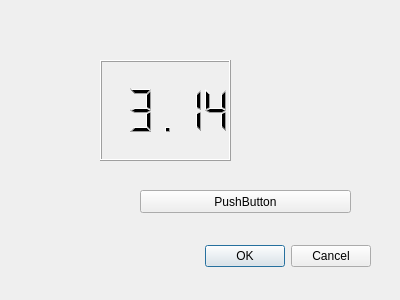
<?xml version="1.0" encoding="UTF-8"?>
<ui version="4.0">
 <class>Dialog</class>
 <widget class="QDialog" name="Dialog">
  <property name="geometry">
   <rect>
    <x>0</x>
    <y>0</y>
    <width>400</width>
    <height>300</height>
   </rect>
  </property>
  <property name="windowTitle">
   <string>Dialog</string>
  </property>
  <widget class="QDialogButtonBox" name="buttonBox">
   <property name="geometry">
    <rect>
     <x>30</x>
     <y>240</y>
     <width>341</width>
     <height>32</height>
    </rect>
   </property>
   <property name="orientation">
    <enum>Qt::Horizontal</enum>
   </property>
   <property name="standardButtons">
    <set>QDialogButtonBox::Cancel|QDialogButtonBox::Ok</set>
   </property>
  </widget>
  <widget class="QLCDNumber" name="lcdNumber">
   <property name="geometry">
    <rect>
     <x>100</x>
     <y>60</y>
     <width>131</width>
     <height>101</height>
    </rect>
   </property>
   <property name="value" stdset="0">
    <double>3.140000000000000</double>
   </property>
  </widget>
  <widget class="QPushButton" name="pushButton">
   <property name="geometry">
    <rect>
     <x>140</x>
     <y>190</y>
     <width>211</width>
     <height>23</height>
    </rect>
   </property>
   <property name="text">
    <string>PushButton</string>
   </property>
  </widget>
 </widget>
 <resources/>
 <connections>
  <connection>
   <sender>buttonBox</sender>
   <signal>accepted()</signal>
   <receiver>Dialog</receiver>
   <slot>accept()</slot>
   <hints>
    <hint type="sourcelabel">
     <x>248</x>
     <y>254</y>
    </hint>
    <hint type="destinationlabel">
     <x>157</x>
     <y>274</y>
    </hint>
   </hints>
  </connection>
  <connection>
   <sender>buttonBox</sender>
   <signal>rejected()</signal>
   <receiver>Dialog</receiver>
   <slot>reject()</slot>
   <hints>
    <hint type="sourcelabel">
     <x>316</x>
     <y>260</y>
    </hint>
    <hint type="destinationlabel">
     <x>286</x>
     <y>274</y>
    </hint>
   </hints>
  </connection>
 </connections>
</ui>
